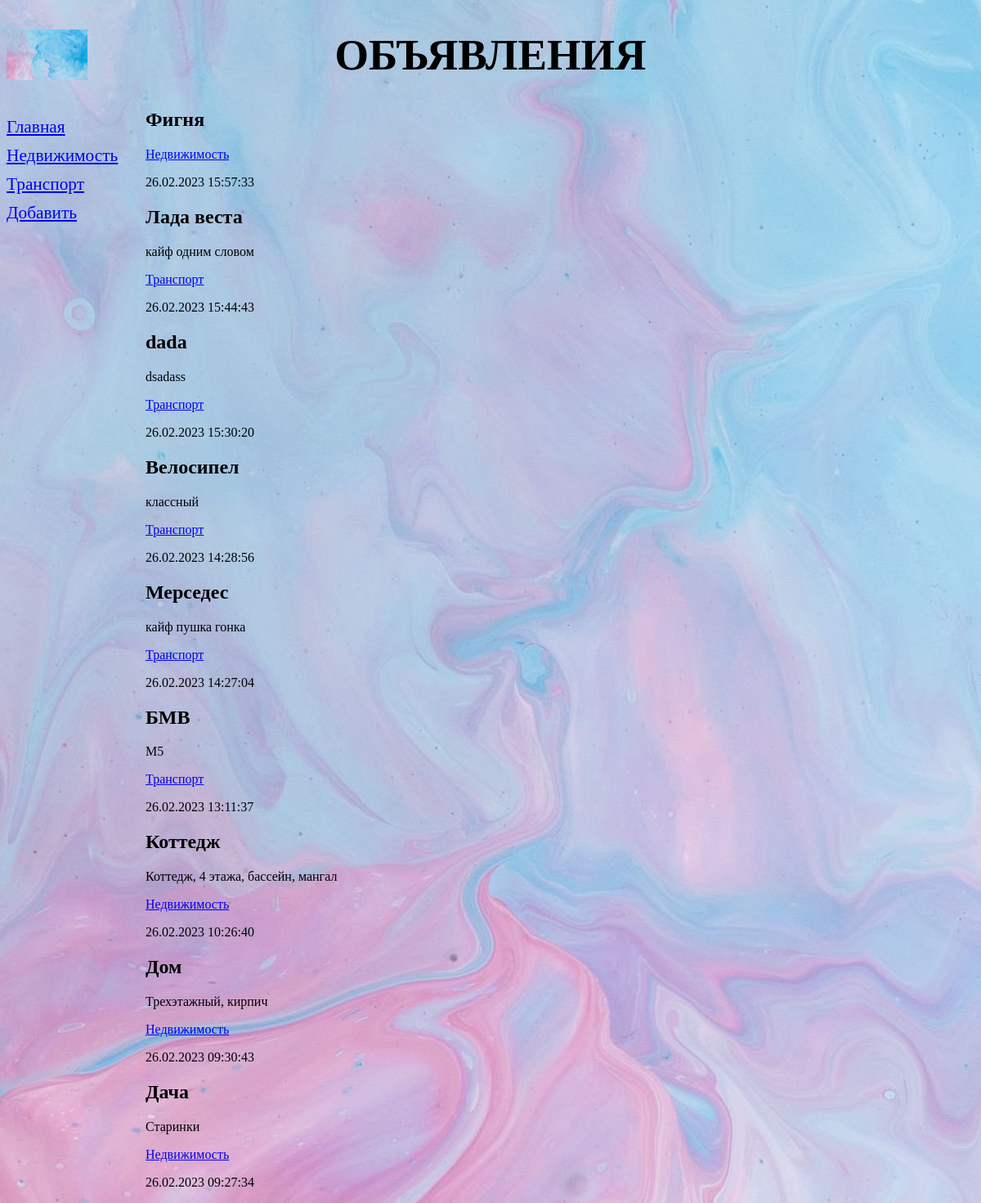
/bboard/, run on the app's committed database.
### bboard/models.py (models this page shows, shortened)
class Rubric(models.Model):
    name = models.CharField(max_length=20, db_index=True, verbose_name='Название')
    class Meta:
        verbose_name_plural = 'Рубрики'
        verbose_name = 'Рубрика'
        ordering = ['name']

class Bb(models.Model):
    title = models.CharField(max_length=50, verbose_name='Товар')
    content = models.TextField(null=True, blank=True, verbose_name='Описание')
    price = models.FloatField(null=True, blank=True, verbose_name='Цена')
    published = models.DateTimeField(auto_now_add=True, db_index=True, verbose_name='Опбликовано')
    rubric = models.ForeignKey('Rubric', null=True, on_delete=models.PROTECT, verbose_name='Рубрика')
    class Meta:
        verbose_name_plural = 'Объявления'
        verbose_name = 'Объявление'
        ordering = ['-published']

### bboard/views.py (the view)
# urls.py: path('', index, name='index'),
def index(request):
    bbs = Bb.objects.all()
    rubrics = Rubric.objects.all()
    context = {
        'bbs' : bbs,
        'rubrics' : rubrics,
    }
    return render(request, 'bboard/index.html', context)

### templates/bboard/index.html
{% extends "layout/basic.html" %}
{% block content %}
{% for bb in bbs %}
<div>
    <h2>{{ bb.title }}</h2>
    <p>{{ bb.content }}</p>
    <p><a href="{% url 'by_rubric' bb.rubric.pk %}">
    {{ bb.rubric.name }}</a></p>
    <p>{{ bb.published|date:"d.m.Y H:i:s"}}</p>
</div>
{% endfor %}
{% endblock %}

### templates/layout/basic.html (shortened to what this page needs)
{% load static %}
<!DOCTYPE html>
<html>
    <head>
        <link rel="stylesheet" type="text/css" href="{% static 'bboard/style.css' %}">
    </head>
    <body>
        <header>
            <h1>Объявления</h1>
        </header>
        <nav>
            <a href="{% url 'index' %}">Главная</a>
            {% for rubric in rubrics %}
            <a href="{% url 'by_rubric' rubric.pk %}">
            {{ rubric.name }}</a>
            {% endfor %}
            <a href="{% url 'add' %}">Добавить</a>
        </nav>
        <section>
        {% block content %}
        {% endblock %}
        </section>
    </body>
</html>

### bboard/static/bboard/style.css (style rules this page uses)
body { background-image: url("bg.jpg"); }
header h1 { font-size: 40pt; text-transform: uppercase; text-align: center; background: url("bg.jpg") left / auto 100% no-repeat; }
nav { font-size: 16pt; width: 150px; float: left; }
nav a { display: flex; margin: 10px 0px; }
section { margin-left: 170px; }

### data on the page
Rubric: name "Недвижимость"
Rubric: name "Транспорт"
Bb: title "Фигня", rubric.name "Недвижимость", published "26.02.2023 15:57:33"
Bb: title "Лада веста", content "кайф одним словом", rubric.name "Транспорт", published "26.02.2023 15:44:43"
Bb: title "dada", content "dsadass", rubric.name "Транспорт", published "26.02.2023 15:30:20"
Bb: title "Велосипел", content "классный", rubric.name "Транспорт", published "26.02.2023 14:28:56"
Bb: title "Мерседес", content "кайф пушка гонка", rubric.name "Транспорт", published "26.02.2023 14:27:04"
Bb: title "БМВ", content "М5", rubric.name "Транспорт", published "26.02.2023 13:11:37"
Bb: title "Коттедж", content "Коттедж, 4 этажа, бассейн, мангал", rubric.name "Недвижимость", published "26.02.2023 10:26:40"
Bb: title "Дом", content "Трехэтажный, кирпич", rubric.name "Недвижимость", published "26.02.2023 09:30:43"
Bb: title "Дача", content "Старинки", rubric.name "Недвижимость", published "26.02.2023 09:27:34"
